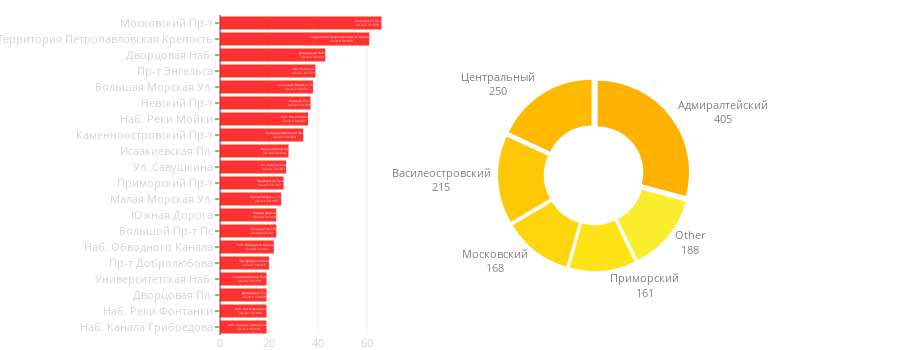

The notebook cell saved with this chart:
### Code cell
def street_area_combine_plot(streets_barchart_y, 
                             streets_barchart_x,
                             lat, lon,
                             areas_barchart_values, 
                             areas_piechart_labels):    
    HOLE = 0.5
    PULL = 0.05
    PIE_AREA_X = [0.1, 1.0]
    PIE_AREA_Y = [0.2, 0.8]
    BAR_CHART_OPACITY = 0.8
    BAR_CHART_COLOR = 'red'
    BAR_CHART_CM = "Wistia"
    BAR_CHART_LEGEND_X = 0.55
    BAR_CHART_LEGEND_Y = 0.0
    
    TICK_LEN = 4
    PLOT_HEIGHT = 350
    PLOT_WIDTH = 900
    BAR_CHART_AREA_X = [0, 0.25]
    BAR_CHART_AREA_Y = [0, 1.0]
    MARGIN = go.layout.Margin(l=220, t=15, b=15, r=0)
    
    BAR_CHART_FONT_COLOR = 'lightgrey'
    BAR_CHART_FONT_SIZE = 11
    PIE_CHART_FONT_COLOR = 'grey'
    PIE_CHART_FONT_SIZE = 11
    
    MIN_COLOR_VALUE = 0.20
    MAX_COLOR_VALUE = 0.60
    
    colormap = matplotlib.cm.get_cmap(BAR_CHART_CM)
    
    norm_val = np.linspace(MAX_COLOR_VALUE, 
                           MIN_COLOR_VALUE, 
                           len(areas_barchart_values))
    
    pieces_colors = list(map(lambda x: 
                             matplotlib.colors.rgb2hex(colormap(x)), 
                             norm_val))
    
    round3 = lambda x: round(float(x), 3)
    hover_format = lambda x, y, z: "{}<br>{:.3f} {:.3f}".format(x, round3(y), round3(z))
    bar_hover = list(map(hover_format, streets_barchart_y, lat, lon))
    
    data = [go.Bar(y=streets_barchart_y,
                    x=streets_barchart_x,
                    marker=dict(color=BAR_CHART_COLOR), 
                    orientation='h',
                    text=bar_hover,
                    hoverinfo='text',
                    opacity=BAR_CHART_OPACITY, 
                    showlegend=False),

            go.Pie(values=areas_barchart_values,
                    labels=areas_piechart_labels,
                    domain=dict(x=PIE_AREA_X, y=PIE_AREA_Y),
                    hoverinfo="label+percent+value",
                    textinfo='label+value', 
                    textposition='outside',
                    hole=HOLE,
                    sort=False,
                    textfont=dict(size=PIE_CHART_FONT_SIZE, 
                                  color=PIE_CHART_FONT_COLOR),
                    marker=dict(colors=pieces_colors), 
                    pull=PULL)]
    
    layout = go.Layout(height=PLOT_HEIGHT, width=PLOT_WIDTH,
                       showlegend=False, 
                       margin=MARGIN, 
                       hovermode='closest',
                       xaxis=dict(domain=BAR_CHART_AREA_X, 
                                  tickfont=dict(color=BAR_CHART_FONT_COLOR,
                                                size=BAR_CHART_FONT_SIZE)),
                       yaxis=dict(domain=BAR_CHART_AREA_Y, 
                                  autorange="reversed", 
                                  ticklen=TICK_LEN, 
                                  tickfont=dict(size=BAR_CHART_FONT_SIZE, 
                                                color=BAR_CHART_FONT_COLOR)))
    fig = go.Figure(data=data, layout=layout)
    py.iplot(fig, show_link=False)

    
N_AREAS_VISUALIZED = 5
N_STREETS_VISUALIZED = 20
OTHER_LABEL = "Other"

streets_table_shrinked = streets_table[:N_STREETS_VISUALIZED]
area_activity_shrinked = area_activity[:N_AREAS_VISUALIZED] + [sum(area_activity[N_AREAS_VISUALIZED+1:])]
areas_labels_shrinked = areas[:N_AREAS_VISUALIZED] + [OTHER_LABEL]

street_area_combine_plot(streets_table_shrinked[STREET_COLUMN],
                         streets_table_shrinked['counter'],
                         streets_table_shrinked['latitude'],
                         streets_table_shrinked['longtitude'],
                         area_activity_shrinked,
                         areas_labels_shrinked)

### Figure 1 — Plotly figure (JSON) as saved in the notebook; plotly's stock layout.template omitted (floating-point values rounded to 4 significant figures)
{"data": [{"hoverinfo": "text", "marker": {"color": "red"}, "opacity": 0.8, "orientation": "h", "showlegend": false, "text": ["Московский Пр-т<br>30.320 59.878", "Территория Петропавловская Крепость<br>30.316 59.950", "Дворцовая Наб.<br>30.316 59.942", "Пр-т Энгельса<br>30.331 60.051", "Большая Морская Ул.<br>30.312 59.934", "Невский Пр-т<br>30.322 59.936", "Наб. Реки Мойки<br>30.312 59.935", "Каменноостровский Пр-т<br>30.313 59.964", "Исаакиевская Пл.<br>30.306 59.934", "Ул. Савушкина<br>30.226 59.987", "Приморский Пр-т<br>30.225 59.983", "Малая Морская Ул.<br>30.311 59.935", "Южная Дорога<br>30.238 59.968", "Большой Пр-т Пс<br>30.304 59.961", "Наб. Обводного Канала<br>30.298 59.909", "Пр-т Добролюбова<br>30.297 59.950", "Университетская Наб.<br>30.297 59.939", "Дворцовая Пл.<br>30.316 59.939", "Наб. Реки Фонтанки<br>30.321 59.925", "Наб. Канала Грибоедова<br>30.312 59.928"], "type": "bar", "uid": "1d83d19e-2b0b-11e9-873c-3c15c2cf2370", "x": [66, 61, 43, 39, 38, 37, 36, 34, 28, 27, 26, 25, 23, 23, 22, 20, 19, 19, 19, 19], "y": ["Московский Пр-т", "Территория Петропавловская Крепость", "Дворцовая Наб.", "Пр-т Энгельса", "Большая Морская Ул.", "Невский Пр-т", "Наб. Реки Мойки", "Каменноостровский Пр-т", "Исаакиевская Пл.", "Ул. Савушкина", "Приморский Пр-т", "Малая Морская Ул.", "Южная Дорога", "Большой Пр-т Пс", "Наб. Обводного Канала", "Пр-т Добролюбова", "Университетская Наб.", "Дворцовая Пл.", "Наб. Реки Фонтанки", "Наб. Канала Грибоедова"]}, {"domain": {"x": [0.1, 1], "y": [0.2, 0.8]}, "hole": 0.5, "hoverinfo": "label+percent+value", "labels": ["Адмиралтейский", "Центральный", "Василеостровский", "Московский", "Приморский", "Other"], "marker": {"colors": ["#ffb100", "#ffba00", "#ffc706", "#ffd50e", "#ffe317", "#faed2d"]}, "pull": 0.05, "sort": false, "textfont": {"color": "grey", "size": 11}, "textinfo": "label+value", "textposition": "outside", "type": "pie", "uid": "1d83d4be-2b0b-11e9-a3fb-3c15c2cf2370", "values": [405, 250, 215, 168, 161, 188]}], "layout": {"height": 350, "hovermode": "closest", "margin": {"b": 15, "l": 220, "r": 0, "t": 15}, "showlegend": false, "width": 900, "xaxis": {"domain": [0, 0.25], "tickfont": {"color": "lightgrey", "size": 11}}, "yaxis": {"autorange": "reversed", "domain": [0, 1], "tickfont": {"color": "lightgrey", "size": 11}, "ticklen": 4}}}
